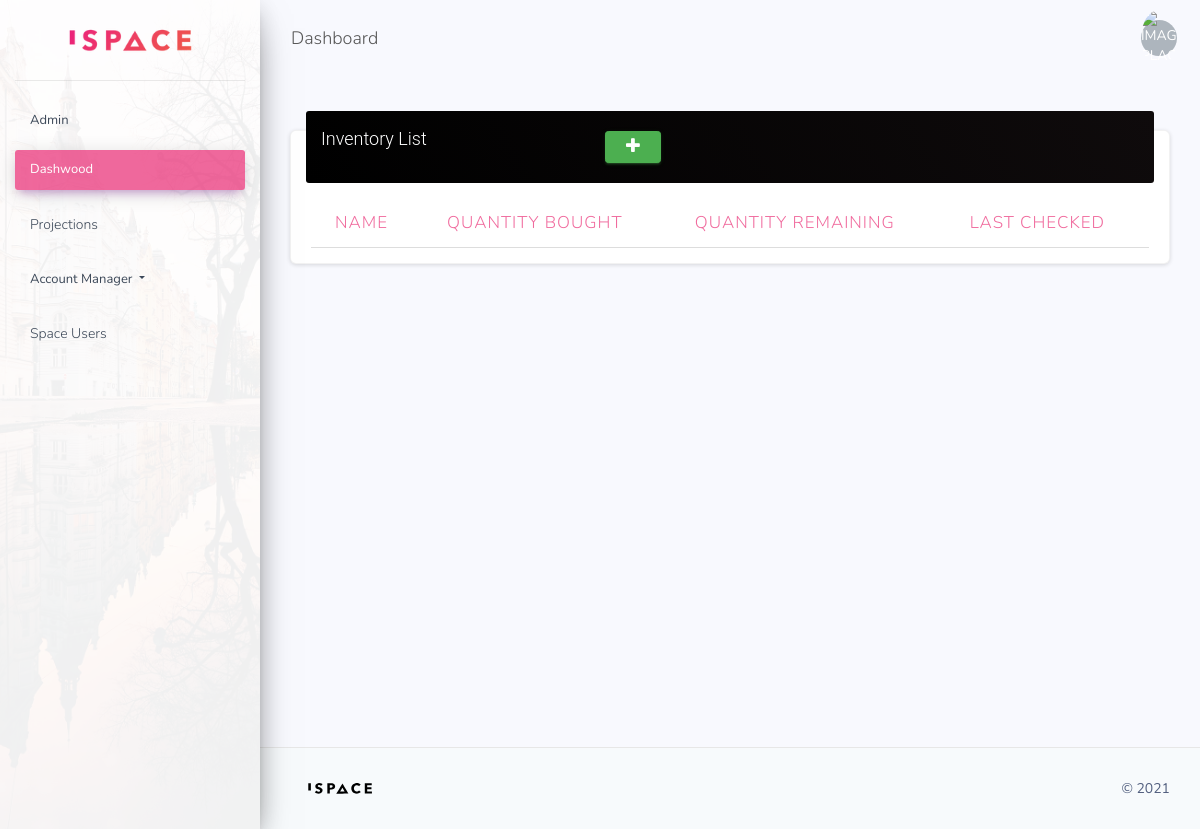
Page /finances/inventory on the earlier database version.
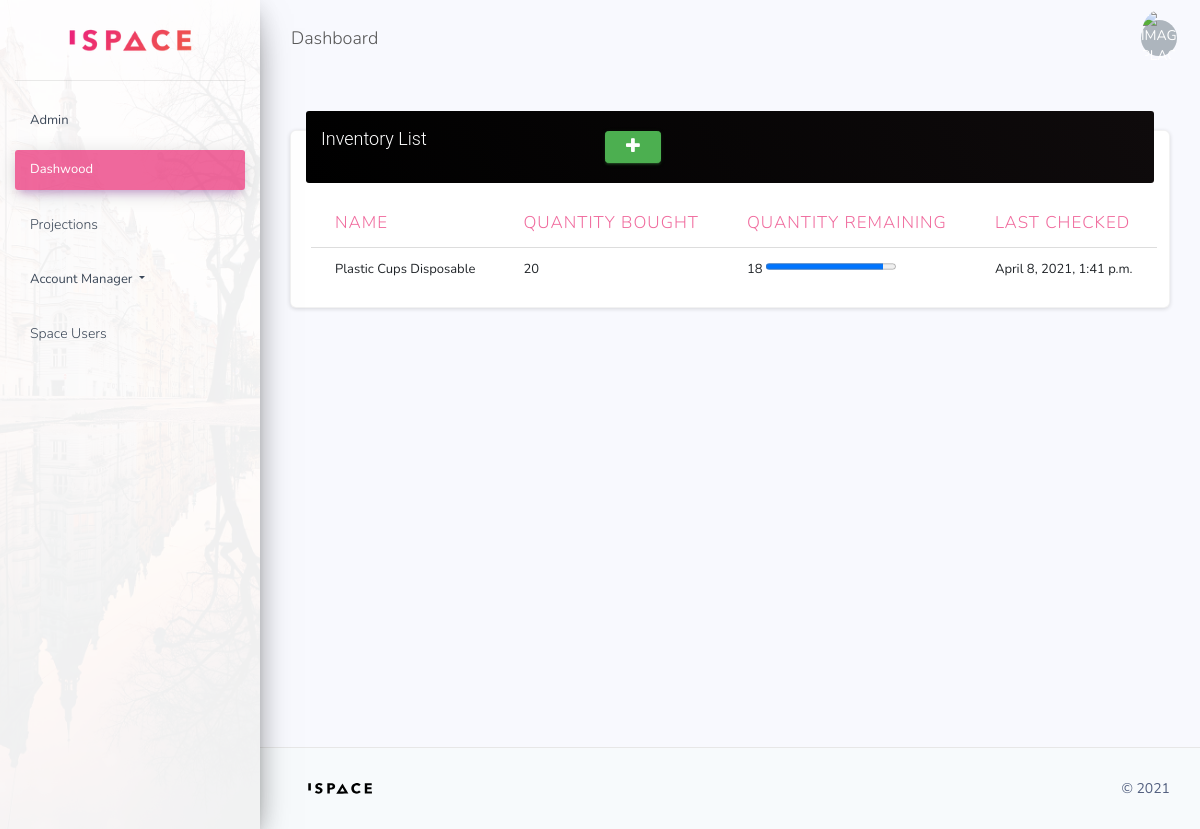
Same page on the later database version.
### finances/bookkeeper/stocks.py (models this page shows, shortened)
class Stock(models.Model):
    seller = models.ForeignKey(Merchant, on_delete=models.DO_NOTHING)
    name = models.CharField(max_length=120, blank=True, default='item name')
    slug = models.SlugField(blank=True)
    unit_price = models.DecimalField(max_digits=10, decimal_places=2,default=0.00, blank=True)
    bulk_price = models.DecimalField(max_digits=10, decimal_places=2,default=0.00, blank=True)
    quantity = models.CharField(max_length=120,blank=True, null=True, default="100 pieces")
    quantity_remaining = models.IntegerField(blank=True)
    created_at = models.DateTimeField(auto_now_add=True)
    updated_at = models.DateTimeField(auto_now=True)
    last_checked=models.DateTimeField(auto_now_add=False, blank=True)

### finances/views.py (the view)
# urls.py: path('inventory', StockList.as_view(), name='stocklevel')
class StockList(ListView):
    template_name='finance/stock.html'
    queryset = Stock.objects.all()

### templates/finance/stock.html
{%extends 'base.html'%} {%block content%}
<div class="content">
    <div class="col-lg-12 col-md-12">
        <div class="card">
          <div class="card-header card-header-dark">
              <div class="row">
                  <div class="col-sm-3 col-md-4 col-lg-4">
                      <h4 class="card-title d-inline mr-5">Inventory List</h4>
                  </div>
                  <div class="col-sm-3 col-md-4 col-lg-4">
                      <a class="btn btn-success btn-sm " href=""  rel="tooltip"
                      title="Add an Event that is happening at the space">
                          <i class="fa fa-plus" aria-hidden="true"></i>
                        </a>
                  </div>
              </div>
          </div>
          <div class="card-body table-responsive">
            <table class="table table-hover">
              <thead class="text-ispace">
                <tr>
                  <th>Name</th>
                  <th>Quantity Bought</th>
                  <th>Quantity Remaining</th>
                  <th>Last Checked</th>
                </tr>
              </thead>
              <tbody>
                {%for stock in object_list%}
                <tr>
                  <td>{{stock.name}}</td>
                  <td>{{stock.quantity}}</td>
                  <td>{{stock.quantity_remaining}}
                      <progress value={{stock.quantity_remaining}} max="{{stock.quantity}}"> </progress>
                  </td>
                  <td>{{stock.last_checked}}</td>
                </tr>
                {%endfor%}
              </tbody>
            </table>
          </div>
        </div>
      </div>
</div>
{%endblock%}

### templates/base.html (shortened to what this page needs)
<!DOCTYPE html>{%load static%}
<html lang="en">
<head>
    <link rel="stylesheet" href="{% static 'css/bootstrap.css'%}">
    <link rel="stylesheet" href="{% static 'css/material-dashboard.min.css'%}">
    <link rel="stylesheet" href="https://stackpath.bootstrapcdn.com/font-awesome/4.7.0/css/font-awesome.min.css">
    <link rel="stylesheet" href="{% static 'css/space.css'%}">
</head>
<body>
<div class="wrapper ">
        <div class="sidebar" data-color="purple" data-background-color="white" data-image="{% static 'img/sidebar-2.jpg'%}">
          <div class="logo"><a href="/" class="simple-text logo-normal">
              <img src="{%static 'img/ispace.png'%}" alt="" width="150">
            </a></div>
          <div class="sidebar-wrapper">
            <ul class="nav">
              <li class="nav-item">
                <a class=" d-lg-block" href="/admin" >
                  <span class="text-black">Admin</span>
                </a>
              </li>
              <li class="nav-item active">
                <a class=" d-lg-block" href="/" >
                  <span class="text-black">Dashwood</span>
                </a>
              </li>
              <li class="nav-item ">
                <a class="nav-link" href="">
                  <p>Projections</p>
                </a>
              </li>
              <li class="nav-item dropdown">
                <a class=" dropdown-toggle d-md-block" id='accountdropmenu' data-toggle="dropdown" aria-haspopup="true" aria-expanded="false">
                  <span class="text-black">Account Manager</span>
                </a>
              </li>
              <li class="nav-item ">
                <a class="nav-link" href="">
                  <p>Space Users</p>
                </a>
              </li>
            </ul>
          </div>
        </div>
        <div class="main-panel">
          <nav class="navbar navbar-expand-lg navbar-transparent navbar-absolute fixed-top " id="navigation-example">
            <div class="container-fluid">
              <div class="navbar-wrapper">
                <a class="navbar-brand">Dashboard</a>
              </div>
              <div class="collapse navbar-collapse justify-content-end">
                <ul class="navbar-nav align-items-center d-none d-md-flex">
                  <li class="nav-item dropdown">
                    <a class="nav-link pr-0" href="#" role="button" data-toggle="dropdown" aria-haspopup="true" aria-expanded="false">
                      <div class="media align-items-center">
                        <span class="avatar avatar-sm rounded-circle">
                          <img alt="Image placeholder" src="https://demos.creative-tim.com/argon-dashboard/assets/img/theme/team-4.jpg">
                        </span>
                      </div>
                    </a>
                  </li>
                </ul>
              </div>
            </div>
          </nav>
           {%block content%}
          {% endblock %}
          <footer class="footer">
            <div class="container-fluid">
              <nav class="float-left">
                <ul>
                  <li>
                    <a href="/">
                        <img src="{%static 'img/logo.svg'%}" width="100" alt="">
                    </a>
                  </li>
                </ul>
              </nav>
              <div class="copyright float-right" id="date"></div>
            </div>
          </footer>
        </div>
      </div>
</body>
</html>

### templates/base.html (style rules this page uses)
body { font-family: 'Nunito', sans-serif; }

Differences in the rows shown:
added Stock: name "Plastic Cups Disposable", quantity "20", quantity_remaining "18", last_checked "April 8, 2021, 1:41 p.m."
